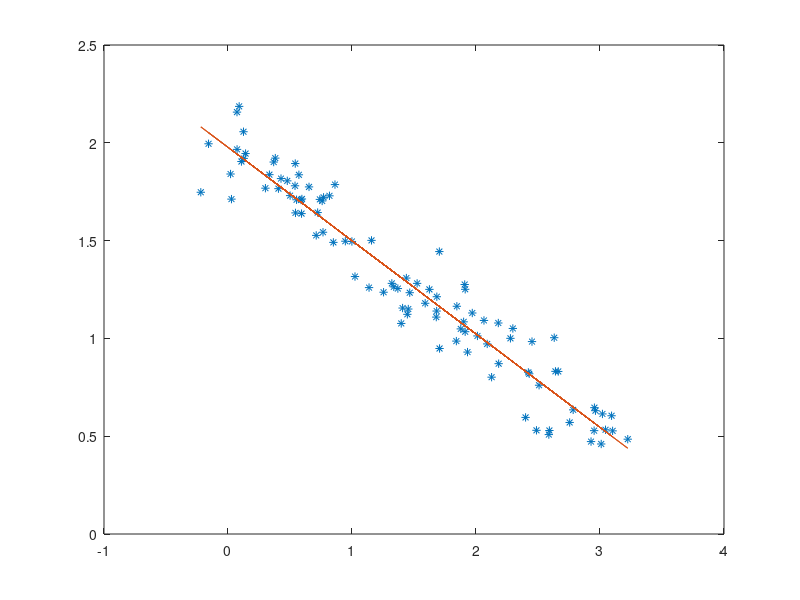
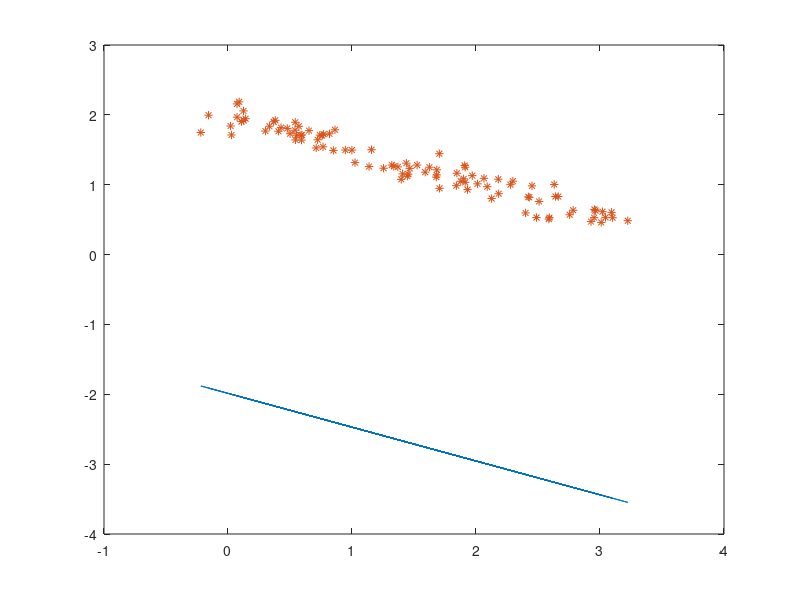

MATLAB code for these plots, in order: (Note: this script raises an error after producing the figures.)
function[]= hw3()
% Part A is about line fitting, part B about computing camera matrix
% Part C is about rendering sphere and Part D is about decomposing the
% camera matrix
close all;
fid = fopen('line_data.txt');

tline = fgetl(fid);
x = [],y=[];
while ischar(tline)
    tline = strtrim(tline);
    values = strsplit(tline,' ');
    x=[x,str2double(values(1))];
    y=[y,str2double(values(2))];
     
    tline = fgetl(fid);
end
fclose(fid);
U=[];
for i=1:100
    U=[U;x(i),1];    
end
result = pinv(U)*y';
slope = result(1,:);
intercept = result(2,:);

Y = slope*x + intercept;
figure('Name','Line fitting using non-homogenous linear least squares');
plot(x,y,'*');
hold on;
plot(x,Y);

xMean = mean(x);
yMean = mean(y);

A=[];
for i=1:size(x,2)
    A = [A;x(i) - xMean,y(i) - yMean];
end

[V,D] = eig(A'*A);
eigVec = V(:,1)
a = eigVec(1);
b = eigVec(2);

d = abs(a*xMean+b*yMean);
dist_diff=[];
sum_dist_diff = 0
for i=1:100
    temp = abs((y(i) - slope*x(i)-intercept)/(sqrt(1+slope*slope)));
    sum_dist_diff = sum_dist_diff + temp*temp;
end

dist_diff_tla=[];
sum_dist_tla=0;
for i=1:100
    temp = abs((a*x(i)+b*y(i)-d)/sqrt(a*a+b*b));
    sum_dist_tla = sum_dist_tla+temp*temp;
end

rms_dist = sqrt(sum_dist_diff/100);
rms_dist_tla = sqrt(sum_dist_tla/100);

Y_tla = [];
for i=1:size(y,2)
   temp = (-a/b)*x(i) + d/b; 
   Y_tla = [Y_tla;temp];
end

figure('Name','Line fitting with Total Least Squares');
plot(x,Y_tla);
hold on;
plot(x,y,'*');
hold off;

slope_tla = -a/b;
intercept_tla = d/b;


%find vertical RMS error
diffY = [];
diffY_tla=[];

for i=1:100
    diffY=[diffY,Y(i)-y(i)];  
    diffY_tla = [diffY_tla,Y_tla(i) - y(i)]
end

sum_Y=0;
sum_Y_tla=0;
for i=1:100
    sum_Y = sum_Y + diffY(i)*diffY(i);
    sum_Y_tla = sum_Y_tla+diffY_tla(i)*diffY_tla(i);
end

rms_Y = sqrt(sum_Y/100); %0.1250
rms_Y_tla = sqrt(sum_Y_tla/100);%3.9756

partb();
end